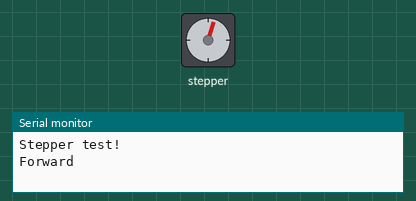
The sketch below on a simulated Arduino Uno, built with avr-gcc and run on an emulated ATmega328P. On the bench: stepper motor, the last lines printed to the serial monitor. Stepper angles assume 200 steps per turn.

Above: at 0.05 s.
At 0.2 s:
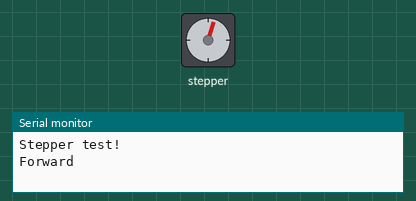
At 0.4 s:
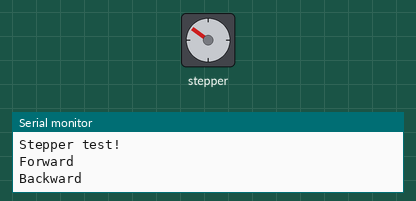
At 0.75 s:
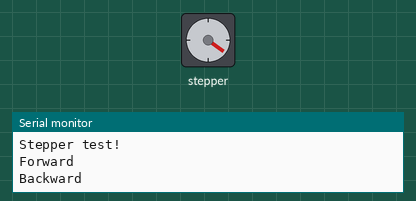
Timing chart, 0 to 3.0 s (numbered marks = the images above):
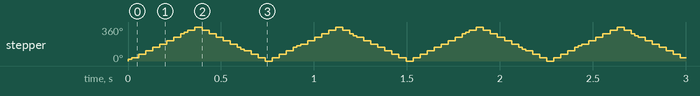

Measured:
- by itself, stepper: turns 360° clockwise in 0.36 s, then 360° counter-clockwise in 0.34 s, repeating every 0.78 s

The sketch:

stepper_moter_test.ino
```cpp
#include <Stepper.h>

// change this to the number of steps on your motor
#define STEPS 200

// create an instance of the stepper class, specifying
// the number of steps of the motor and the pins it's
// attached to
Stepper stepper(STEPS, 4, 5, 6, 7);


void setup()
{
  Serial.begin(9600);
  Serial.println("Stepper test!");
  // set the speed of the motor to 30 RPMs
  stepper.setSpeed(160);
}

void loop()
{
  Serial.println("Forward");
  stepper.step(STEPS);
  Serial.println("Backward");
  stepper.step(-STEPS);
}
```
